Frame 1 (no input): blank canvas, image omitted
Frame 60 (the mouse pressed at the canvas centre just before this capture): blank canvas, image omitted
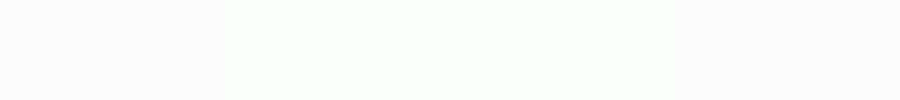
Frame 120 (the mouse held since frame 60 and released just before this capture)

The Processing sketch whose frames 1 and 60 were blank and that drew this single picture after the mouse press (run headless with seeded random() and noise(); from frame 60 on, the mouse is pressed at the canvas centre):

// Processing sketch: processing_28367
// ── processing_28367.pde

float p,q;
color c;

void setup() {
  size(900,100);
  colorMode(HSB,100);
  smooth();
  background(99);
//  frameRate(10);
}

void draw() {
  fadeToWhite();

  fill(random(100),80,100);
  noStroke();
  rectMode(CENTER);
  rect(mouseX,50,p,100);

  p=mouseX-pmouseX;
  if(p<0) {
    p=-p;
  }
}

void fadeToWhite() {
  noStroke();
  fill(99,10);
  rectMode(CORNER);
  rect(0, 0, width, height);
}
